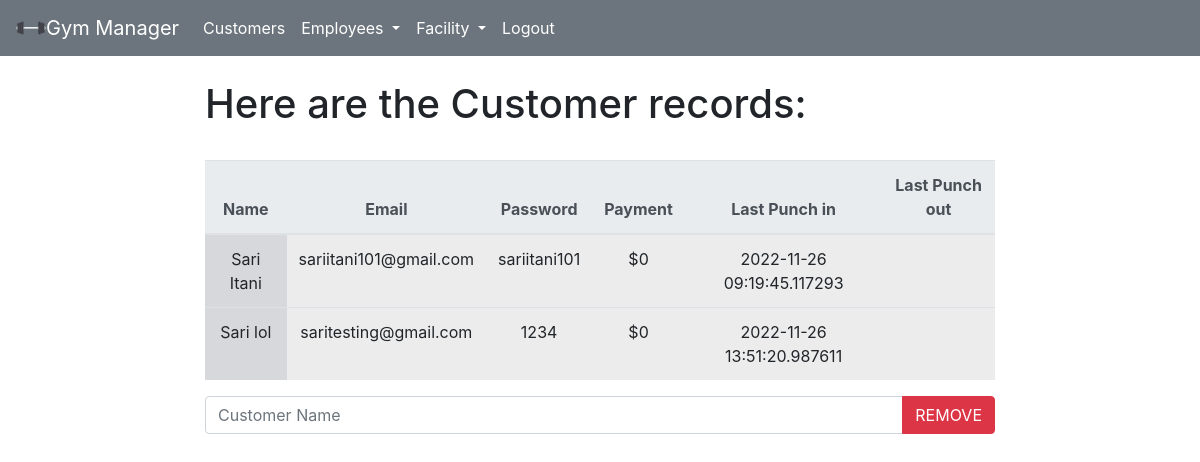
Before: /work/customers/ with the older database file.
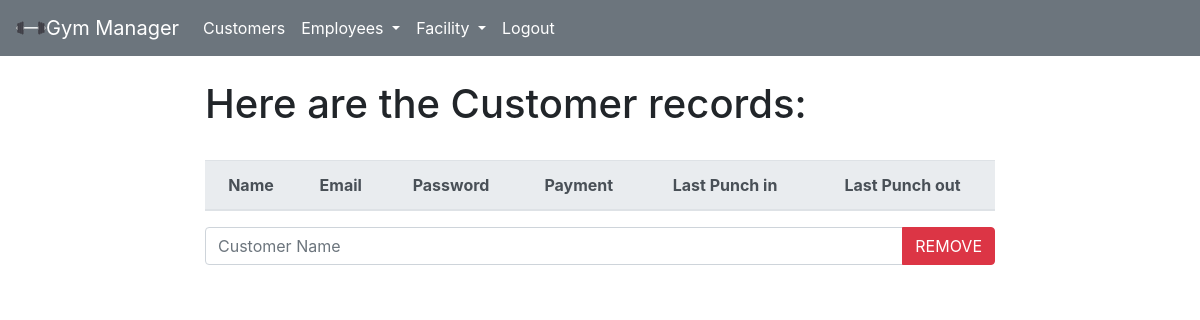
After: the same page with the newer database file.
### workers/models.py (models this page shows, shortened)
class Customers(models.Model):
    Customer = models.ForeignKey(Customer, on_delete=models.CASCADE)
    name = models.CharField(max_length=50, unique=True)
    gender = models.CharField(max_length=10)
    email = models.EmailField()
    password = models.CharField(max_length=160)
    bill = models.IntegerField()
    Punch_in = models.CharField(max_length=50)
    Punch_out = models.CharField(max_length=50)

### workers/views.py (the view)
# urls.py: path('customers/', customers, name='customers'),
def customers(response):
    data = Customers.objects.all()
    if response.method == "POST":
        print(response.POST)
        if response.POST.get("remove"):
            n = response.POST.get("name")
            entry = Customers.objects.get(name=n)
            entry.delete()
    return render(response, "workers/customers.html", {"data":data})

### workers/templates/workers/customers.html (shortened to what this page needs)
{% extends 'workers/base.html' %}
{% block content %}
<h1>Here are the Customer records:</h1>
<br>
<table class="table table-hover">
    <thead class="thead-light">
        <tr class="text-center">
            <th>Name</th>
            <th>Email</th>
            <th>Password</th>
            <th>Payment</th>
            <th>Last Punch in</th>
            <th>Last Punch out</th>
        </tr>
    </thead>
    <tbody>
        {% for e in data %}
        <tr class="text-center">
            <td class="table-secondary">{{e.name}}</td>
            <td class="table-active">{{e.email}}</td>
            <td class="table-active">{{e.password}}</td>
            <td class="table-active">${{e.bill}}</td>
            <td class="table-active">{{e.Punch_in}}</td>
            <td class="table-active">{{e.Punch_out}}</td>
        </tr>
      {%endfor%}
    </tbody>
</table>
<form method="POST">
    <div class="input-group mb-3">
        <input type="text" class="form-control" placeholder="Customer Name" name="name">
        <div class="input-group-append">
            <button class="btn btn-danger" type="submit" value="remove" name="remove">REMOVE</button>
        </div>
    </div>
</form>
{% endblock %}

Changed rows visible on the page:
removed Customers: name "Sari Itani", email "sariitani101@gmail.com", password "sariitani101", bill "0", Punch_in "2022-11-26 09:19:45.117293"
removed Customers: name "Sari lol", email "saritesting@gmail.com", password "1234", bill "0", Punch_in "2022-11-26 13:51:20.987611"
